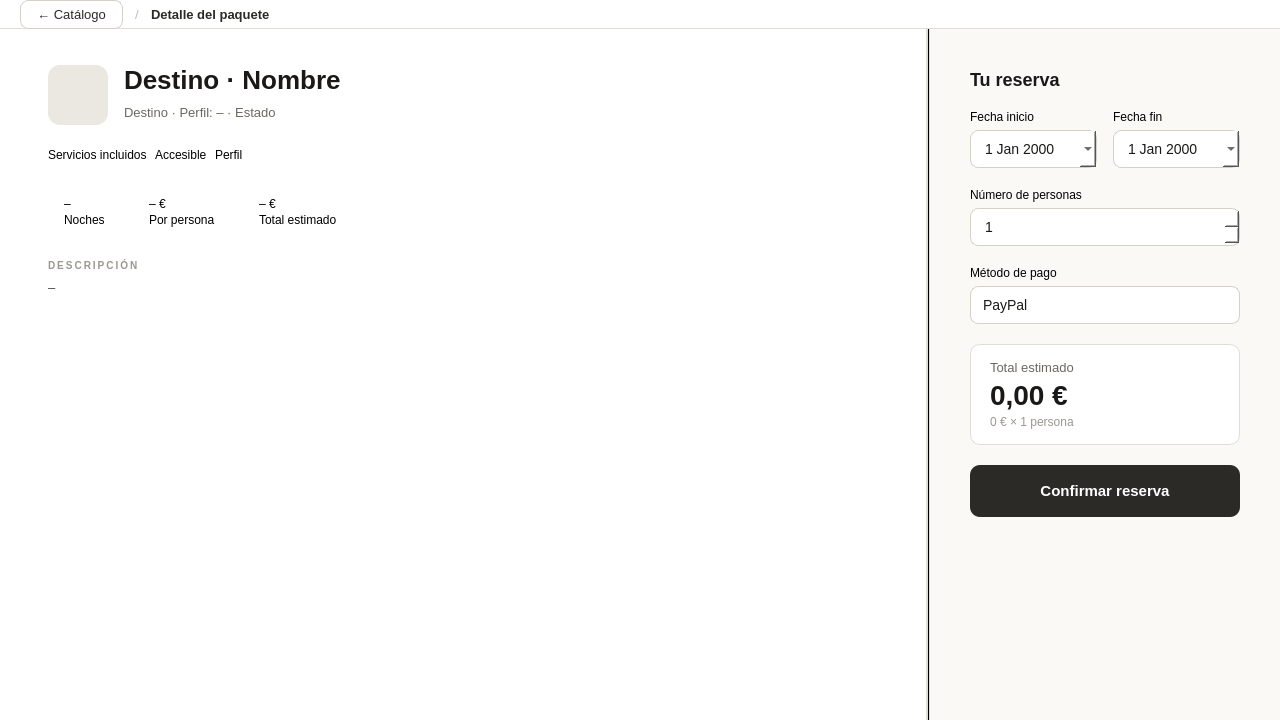
<?xml version="1.0" encoding="UTF-8"?>
<ui version="4.0">
 <class>VentanaDetallePaquete</class>
 <widget class="QMainWindow" name="VentanaDetallePaquete">
  <property name="geometry">
   <rect><x>0</x><y>0</y><width>1280</width><height>720</height></rect>
  </property>
  <property name="minimumSize">
   <size><width>1280</width><height>720</height></size>
  </property>
  <property name="maximumSize">
   <size><width>1280</width><height>720</height></size>
  </property>
  <property name="windowTitle"><string>Detalle del paquete</string></property>
  <property name="styleSheet">
   <string>
QMainWindow, QWidget#centralwidget {
    background-color: #F5F3EF;
    font-family: "Segoe UI", sans-serif;
}
QWidget#panel_izquierdo {
    background-color: #FFFFFF;
    border-right: 1px solid #E0DDD7;
}
QWidget#panel_derecho {
    background-color: #FAF9F6;
}
QWidget#topbar {
    background-color: #FFFFFF;
    border-bottom: 1px solid #E0DDD7;
}
QPushButton#btn_volver {
    background-color: #FFFFFF;
    border: 1px solid #D4D0C8;
    border-radius: 8px;
    padding: 6px 16px;
    font-size: 13px;
    color: #2C2A27;
}
QPushButton#btn_volver:hover { background-color: #F0EDE7; }
QLabel#lbl_breadcrumb {
    color: #9A9690;
    font-size: 13px;
}
QLabel#lbl_breadcrumb_sep {
    color: #C0BDB7;
    font-size: 13px;
}
QLabel#lbl_breadcrumb_actual {
    color: #2C2A27;
    font-size: 13px;
    font-weight: 600;
}
QWidget#icono_destino {
    background-color: #EBE8E1;
    border-radius: 12px;
}
QLabel#lbl_nombre_paquete {
    font-size: 26px;
    font-weight: 700;
    color: #1A1917;
}
QLabel#lbl_meta {
    font-size: 13px;
    color: #6B6860;
}
QFrame#chip_frame {
    background-color: #F0EDE7;
    border-radius: 16px;
    border: 1px solid #E0DDD7;
}
QLabel#chip_label {
    font-size: 12px;
    color: #4A4845;
    padding: 4px 10px;
}
QWidget#stats_box {
    background-color: #F5F3EF;
    border-radius: 10px;
    border: 1px solid #E0DDD7;
}
QLabel#stat_valor {
    font-size: 20px;
    font-weight: 700;
    color: #1A1917;
}
QLabel#stat_label {
    font-size: 11px;
    color: #9A9690;
    text-transform: uppercase;
}
QLabel#lbl_desc_titulo {
    font-size: 10px;
    font-weight: 700;
    color: #9A9690;
    letter-spacing: 2px;
}
QLabel#lbl_descripcion {
    font-size: 13px;
    color: #4A4845;
    line-height: 1.6;
}
QLabel#lbl_reserva_titulo {
    font-size: 18px;
    font-weight: 700;
    color: #1A1917;
}
QLabel#lbl_campo {
    font-size: 12px;
    color: #6B6860;
    font-weight: 500;
}
QDateEdit, QSpinBox, QComboBox {
    background-color: #FFFFFF;
    border: 1px solid #D4D0C8;
    border-radius: 8px;
    padding: 8px 12px;
    font-size: 14px;
    color: #1A1917;
    min-height: 20px;
}
QDateEdit:focus, QSpinBox:focus, QComboBox:focus {
    border: 1.5px solid #8B7355;
    outline: none;
}
QComboBox::drop-down {
    border: none;
    padding-right: 8px;
}
QWidget#total_box {
    background-color: #FFFFFF;
    border-radius: 10px;
    border: 1px solid #E0DDD7;
}
QLabel#lbl_total_label {
    font-size: 13px;
    color: #6B6860;
}
QLabel#lbl_total_valor {
    font-size: 28px;
    font-weight: 700;
    color: #1A1917;
}
QLabel#lbl_total_sub {
    font-size: 12px;
    color: #9A9690;
}
QPushButton#btn_confirmar {
    background-color: #2C2A27;
    color: #FFFFFF;
    border: none;
    border-radius: 10px;
    font-size: 15px;
    font-weight: 600;
    padding: 14px 0;
    min-height: 24px;
}
QPushButton#btn_confirmar:hover { background-color: #3D3A35; }
QPushButton#btn_confirmar:pressed { background-color: #1A1917; }
QFrame#sep_vertical {
    background-color: #E0DDD7;
}
   </string>
  </property>

  <widget class="QWidget" name="centralwidget">
   <layout class="QVBoxLayout" name="main_vbox">
    <property name="spacing"><number>0</number></property>
    <property name="leftMargin"><number>0</number></property>
    <property name="topMargin"><number>0</number></property>
    <property name="rightMargin"><number>0</number></property>
    <property name="bottomMargin"><number>0</number></property>

    <!-- ── TOPBAR ── -->
    <item>
     <widget class="QWidget" name="topbar">
      <property name="minimumHeight"><number>52</number></property>
      <property name="maximumHeight"><number>52</number></property>
      <layout class="QHBoxLayout" name="topbar_hbox">
       <property name="leftMargin"><number>20</number></property>
       <property name="topMargin"><number>0</number></property>
       <property name="rightMargin"><number>20</number></property>
       <property name="bottomMargin"><number>0</number></property>
       <property name="spacing"><number>12</number></property>
       <item>
        <widget class="QPushButton" name="btn_volver">
         <property name="text"><string>← Catálogo</string></property>
         <property name="cursor"><cursorShape>PointingHandCursor</cursorShape></property>
        </widget>
       </item>
       <item>
        <widget class="QLabel" name="lbl_breadcrumb_sep">
         <property name="text"><string>/</string></property>
        </widget>
       </item>
       <item>
        <widget class="QLabel" name="lbl_breadcrumb_actual">
         <property name="text"><string>Detalle del paquete</string></property>
        </widget>
       </item>
       <item>
        <spacer>
         <property name="orientation"><enum>Qt::Horizontal</enum></property>
         <property name="sizeHint" stdset="0"><size><width>40</width><height>20</height></size></property>
        </spacer>
       </item>
      </layout>
     </widget>
    </item>

    <!-- ── BODY (dos columnas) ── -->
    <item>
     <layout class="QHBoxLayout" name="body_hbox">
      <property name="spacing"><number>0</number></property>
      <property name="leftMargin"><number>0</number></property>
      <property name="topMargin"><number>0</number></property>
      <property name="rightMargin"><number>0</number></property>
      <property name="bottomMargin"><number>0</number></property>

      <!-- ════ PANEL IZQUIERDO ════ -->
      <item>
       <widget class="QWidget" name="panel_izquierdo">
        <property name="minimumWidth"><number>680</number></property>
        <layout class="QVBoxLayout" name="izq_vbox">
         <property name="leftMargin"><number>48</number></property>
         <property name="topMargin"><number>36</number></property>
         <property name="rightMargin"><number>48</number></property>
         <property name="bottomMargin"><number>36</number></property>
         <property name="spacing"><number>20</number></property>

         <!-- Encabezado: icono + nombre -->
         <item>
          <layout class="QHBoxLayout" name="header_hbox">
           <property name="spacing"><number>16</number></property>
           <item>
            <widget class="QWidget" name="icono_destino">
             <property name="minimumSize"><size><width>60</width><height>60</height></size></property>
             <property name="maximumSize"><size><width>60</width><height>60</height></size></property>
            </widget>
           </item>
           <item>
            <layout class="QVBoxLayout" name="titulo_vbox">
             <property name="spacing"><number>4</number></property>
             <item>
              <widget class="QLabel" name="lbl_nombre_paquete">
               <property name="text"><string>Destino · Nombre</string></property>
              </widget>
             </item>
             <item>
              <widget class="QLabel" name="lbl_meta">
               <property name="text"><string>Destino · Perfil: – · Estado</string></property>
              </widget>
             </item>
            </layout>
           </item>
           <item>
            <spacer>
             <property name="orientation"><enum>Qt::Horizontal</enum></property>
             <property name="sizeHint" stdset="0"><size><width>40</width><height>20</height></size></property>
            </spacer>
           </item>
          </layout>
         </item>

         <!-- Chips de servicios -->
         <item>
          <layout class="QHBoxLayout" name="chips_hbox">
           <property name="spacing"><number>8</number></property>
           <item>
            <widget class="QWidget" name="chip_frame">
             <property name="maximumHeight"><number>32</number></property>
             <layout class="QHBoxLayout">
              <property name="leftMargin"><number>0</number></property>
              <property name="topMargin"><number>0</number></property>
              <property name="rightMargin"><number>0</number></property>
              <property name="bottomMargin"><number>0</number></property>
              <item>
               <widget class="QLabel" name="chip_servicios">
                <property name="text"><string>Servicios incluidos</string></property>
                <property name="objectName"><string>chip_label</string></property>
               </widget>
              </item>
             </layout>
            </widget>
           </item>
           <item>
            <widget class="QWidget" name="chip_frame_acc">
             <property name="maximumHeight"><number>32</number></property>
             <layout class="QHBoxLayout">
              <property name="leftMargin"><number>0</number></property>
              <property name="topMargin"><number>0</number></property>
              <property name="rightMargin"><number>0</number></property>
              <property name="bottomMargin"><number>0</number></property>
              <item>
               <widget class="QLabel" name="chip_accesibilidad">
                <property name="text"><string>Accesible</string></property>
                <property name="objectName"><string>chip_label</string></property>
               </widget>
              </item>
             </layout>
            </widget>
           </item>
           <item>
            <widget class="QWidget" name="chip_frame_perfil">
             <property name="maximumHeight"><number>32</number></property>
             <layout class="QHBoxLayout">
              <property name="leftMargin"><number>0</number></property>
              <property name="topMargin"><number>0</number></property>
              <property name="rightMargin"><number>0</number></property>
              <property name="bottomMargin"><number>0</number></property>
              <item>
               <widget class="QLabel" name="chip_perfil">
                <property name="text"><string>Perfil</string></property>
                <property name="objectName"><string>chip_label</string></property>
               </widget>
              </item>
             </layout>
            </widget>
           </item>
           <item>
            <spacer>
             <property name="orientation"><enum>Qt::Horizontal</enum></property>
             <property name="sizeHint" stdset="0"><size><width>40</width><height>20</height></size></property>
            </spacer>
           </item>
          </layout>
         </item>

         <!-- Stats: noches, precio, total -->
         <item>
          <layout class="QHBoxLayout" name="stats_hbox">
           <property name="spacing"><number>12</number></property>
           <item>
            <widget class="QWidget" name="stats_box_noches">
             <property name="minimumHeight"><number>72</number></property>
             <layout class="QVBoxLayout">
              <property name="leftMargin"><number>16</number></property>
              <property name="topMargin"><number>12</number></property>
              <property name="rightMargin"><number>16</number></property>
              <property name="bottomMargin"><number>12</number></property>
              <property name="spacing"><number>2</number></property>
              <item>
               <widget class="QLabel" name="stat_duracion_val">
                <property name="text"><string>–</string></property>
                <property name="objectName"><string>stat_valor</string></property>
               </widget>
              </item>
              <item>
               <widget class="QLabel" name="stat_duracion_lbl">
                <property name="text"><string>Noches</string></property>
                <property name="objectName"><string>stat_label</string></property>
               </widget>
              </item>
             </layout>
            </widget>
           </item>
           <item>
            <widget class="QWidget" name="stats_box_precio">
             <property name="minimumHeight"><number>72</number></property>
             <layout class="QVBoxLayout">
              <property name="leftMargin"><number>16</number></property>
              <property name="topMargin"><number>12</number></property>
              <property name="rightMargin"><number>16</number></property>
              <property name="bottomMargin"><number>12</number></property>
              <property name="spacing"><number>2</number></property>
              <item>
               <widget class="QLabel" name="stat_precio_val">
                <property name="text"><string>– €</string></property>
                <property name="objectName"><string>stat_valor</string></property>
               </widget>
              </item>
              <item>
               <widget class="QLabel" name="stat_precio_lbl">
                <property name="text"><string>Por persona</string></property>
                <property name="objectName"><string>stat_label</string></property>
               </widget>
              </item>
             </layout>
            </widget>
           </item>
           <item>
            <widget class="QWidget" name="stats_box_total">
             <property name="minimumHeight"><number>72</number></property>
             <layout class="QVBoxLayout">
              <property name="leftMargin"><number>16</number></property>
              <property name="topMargin"><number>12</number></property>
              <property name="rightMargin"><number>16</number></property>
              <property name="bottomMargin"><number>12</number></property>
              <property name="spacing"><number>2</number></property>
              <item>
               <widget class="QLabel" name="stat_total_val">
                <property name="text"><string>– €</string></property>
                <property name="objectName"><string>stat_valor</string></property>
               </widget>
              </item>
              <item>
               <widget class="QLabel" name="stat_total_lbl">
                <property name="text"><string>Total estimado</string></property>
                <property name="objectName"><string>stat_label</string></property>
               </widget>
              </item>
             </layout>
            </widget>
           </item>
           <item>
            <spacer>
             <property name="orientation"><enum>Qt::Horizontal</enum></property>
             <property name="sizeHint" stdset="0"><size><width>40</width><height>20</height></size></property>
            </spacer>
           </item>
          </layout>
         </item>

         <!-- Descripción -->
         <item>
          <layout class="QVBoxLayout" name="desc_vbox">
           <property name="spacing"><number>8</number></property>
           <item>
            <widget class="QLabel" name="lbl_desc_titulo">
             <property name="text"><string>DESCRIPCIÓN</string></property>
            </widget>
           </item>
           <item>
            <widget class="QLabel" name="lbl_descripcion">
             <property name="text"><string>–</string></property>
             <property name="wordWrap"><bool>true</bool></property>
             <property name="alignment"><set>Qt::AlignTop|Qt::AlignLeft</set></property>
            </widget>
           </item>
          </layout>
         </item>

         <!-- Spacer inferior -->
         <item>
          <spacer>
           <property name="orientation"><enum>Qt::Vertical</enum></property>
           <property name="sizeHint" stdset="0"><size><width>20</width><height>40</height></size></property>
          </spacer>
         </item>

        </layout>
       </widget>
      </item>

      <!-- Separador vertical -->
      <item>
       <widget class="QFrame" name="sep_vertical">
        <property name="minimumWidth"><number>1</number></property>
        <property name="maximumWidth"><number>1</number></property>
        <property name="frameShape"><enum>QFrame::VLine</enum></property>
       </widget>
      </item>

      <!-- ════ PANEL DERECHO ════ -->
      <item>
       <widget class="QWidget" name="panel_derecho">
        <layout class="QVBoxLayout" name="der_vbox">
         <property name="leftMargin"><number>40</number></property>
         <property name="topMargin"><number>40</number></property>
         <property name="rightMargin"><number>40</number></property>
         <property name="bottomMargin"><number>40</number></property>
         <property name="spacing"><number>20</number></property>

         <!-- Título reserva -->
         <item>
          <widget class="QLabel" name="lbl_reserva_titulo">
           <property name="text"><string>Tu reserva</string></property>
          </widget>
         </item>

         <!-- Fechas -->
         <item>
          <layout class="QHBoxLayout" name="fechas_hbox">
           <property name="spacing"><number>16</number></property>
           <item>
            <layout class="QVBoxLayout">
             <property name="spacing"><number>6</number></property>
             <item>
              <widget class="QLabel" name="lbl_campo_inicio">
               <property name="text"><string>Fecha inicio</string></property>
               <property name="objectName"><string>lbl_campo</string></property>
              </widget>
             </item>
             <item>
              <widget class="QDateEdit" name="dt_inicio">
               <property name="calendarPopup"><bool>true</bool></property>
               <property name="minimumWidth"><number>160</number></property>
              </widget>
             </item>
            </layout>
           </item>
           <item>
            <layout class="QVBoxLayout">
             <property name="spacing"><number>6</number></property>
             <item>
              <widget class="QLabel" name="lbl_campo_fin">
               <property name="text"><string>Fecha fin</string></property>
               <property name="objectName"><string>lbl_campo</string></property>
              </widget>
             </item>
             <item>
              <widget class="QDateEdit" name="dt_fin">
               <property name="calendarPopup"><bool>true</bool></property>
               <property name="minimumWidth"><number>160</number></property>
              </widget>
             </item>
            </layout>
           </item>
          </layout>
         </item>

         <!-- Personas -->
         <item>
          <layout class="QVBoxLayout">
           <property name="spacing"><number>6</number></property>
           <item>
            <widget class="QLabel" name="lbl_campo_personas">
             <property name="text"><string>Número de personas</string></property>
             <property name="objectName"><string>lbl_campo</string></property>
            </widget>
           </item>
           <item>
            <widget class="QSpinBox" name="spin_personas">
             <property name="minimum"><number>1</number></property>
             <property name="maximum"><number>20</number></property>
             <property name="value"><number>1</number></property>
            </widget>
           </item>
          </layout>
         </item>

         <!-- Método de pago -->
         <item>
          <layout class="QVBoxLayout">
           <property name="spacing"><number>6</number></property>
           <item>
            <widget class="QLabel" name="lbl_campo_pago">
             <property name="text"><string>Método de pago</string></property>
             <property name="objectName"><string>lbl_campo</string></property>
            </widget>
           </item>
           <item>
            <widget class="QComboBox" name="combo_pago">
             <item><property name="text"><string>PayPal</string></property></item>
             <item><property name="text"><string>Tarjeta de crédito</string></property></item>
             <item><property name="text"><string>Transferencia bancaria</string></property></item>
             <item><property name="text"><string>Efectivo</string></property></item>
            </widget>
           </item>
          </layout>
         </item>

         <!-- Total box -->
         <item>
          <widget class="QWidget" name="total_box">
           <layout class="QVBoxLayout">
            <property name="leftMargin"><number>20</number></property>
            <property name="topMargin"><number>16</number></property>
            <property name="rightMargin"><number>20</number></property>
            <property name="bottomMargin"><number>16</number></property>
            <property name="spacing"><number>4</number></property>
            <item>
             <widget class="QLabel" name="lbl_total_label">
              <property name="text"><string>Total estimado</string></property>
             </widget>
            </item>
            <item>
             <widget class="QLabel" name="lbl_total_valor">
              <property name="text"><string>0,00 €</string></property>
             </widget>
            </item>
            <item>
             <widget class="QLabel" name="lbl_total_sub">
              <property name="text"><string>0 € × 1 persona</string></property>
             </widget>
            </item>
           </layout>
          </widget>
         </item>

         <!-- Botón confirmar -->
         <item>
          <widget class="QPushButton" name="btn_confirmar">
           <property name="text"><string>Confirmar reserva</string></property>
           <property name="cursor"><cursorShape>PointingHandCursor</cursorShape></property>
          </widget>
         </item>

         <!-- Spacer inferior -->
         <item>
          <spacer>
           <property name="orientation"><enum>Qt::Vertical</enum></property>
           <property name="sizeHint" stdset="0"><size><width>20</width><height>40</height></size></property>
          </spacer>
         </item>

        </layout>
       </widget>
      </item>

     </layout>
    </item>

   </layout>
  </widget>
 </widget>
 <resources/>
 <connections/>
</ui>
